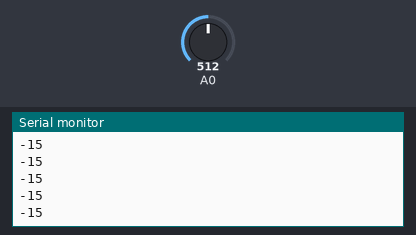
The sketch below on a simulated Arduino Uno, built with avr-gcc and run on an emulated ATmega328P. Parts: the last lines printed to the serial monitor. The test bench sets the inputs (shaded band); at power-on: A0 = 512.

Above: at 1.2 s.
1.3 s: A0 set to 716
At 1.32 s:
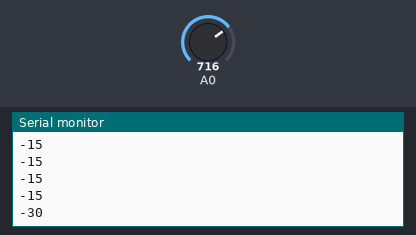
2.8 s: A0 set to 900
At 2.83 s:
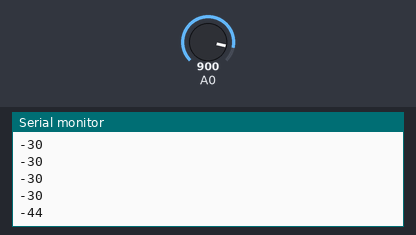
Timing chart, 0 to 5.8 s (numbered marks = the images above; inputs shaded):
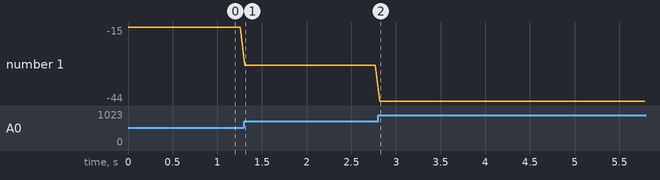

Measured:
- after the input at 1.3 s, the serial monitor: prints a new line at once (image 1)
- after the input at 2.8 s, the serial monitor: prints a new line at once (image 2)
- plotted number 1: -15 → -30 after the input at 1.3 s, -30 → -44 after the input at 2.8 s

The sketch:

stretch-test.ino
```cpp
void setup() {
  // put your setup code here, to run once:
  Serial.begin(9600);
  pinMode(A0, INPUT);
}

// float mapFloat(int value, int start, int end, int mapStart, int mapEnd) {
//   return (float)(value - start) * (mapEnd - mapStart) / (float)(end - start) + mapStart;
// }

void loop() {
  // put your main code here, to run repeatedly:
  int sensorValue = analogRead(A0);
  // Serial.println(sensorValue);
  int speed = map(sensorValue, 280, 170, 1, 9);
  Serial.println(speed);
  delay(50);
}
```
